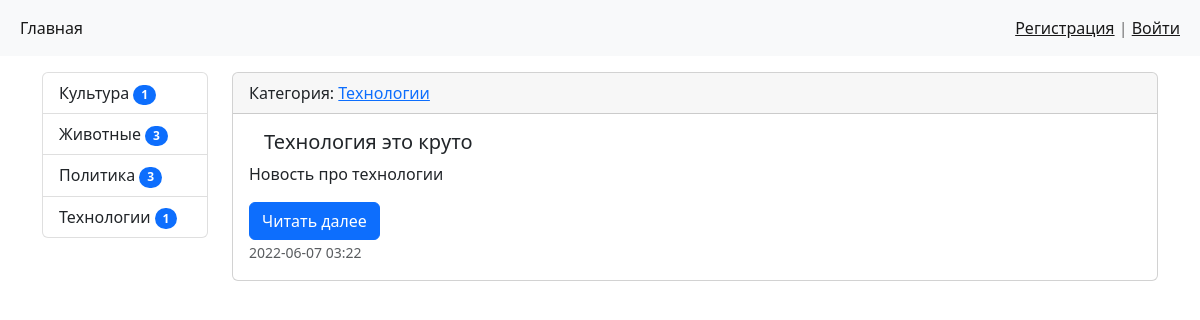
Before: /category/5/ with the older database file.
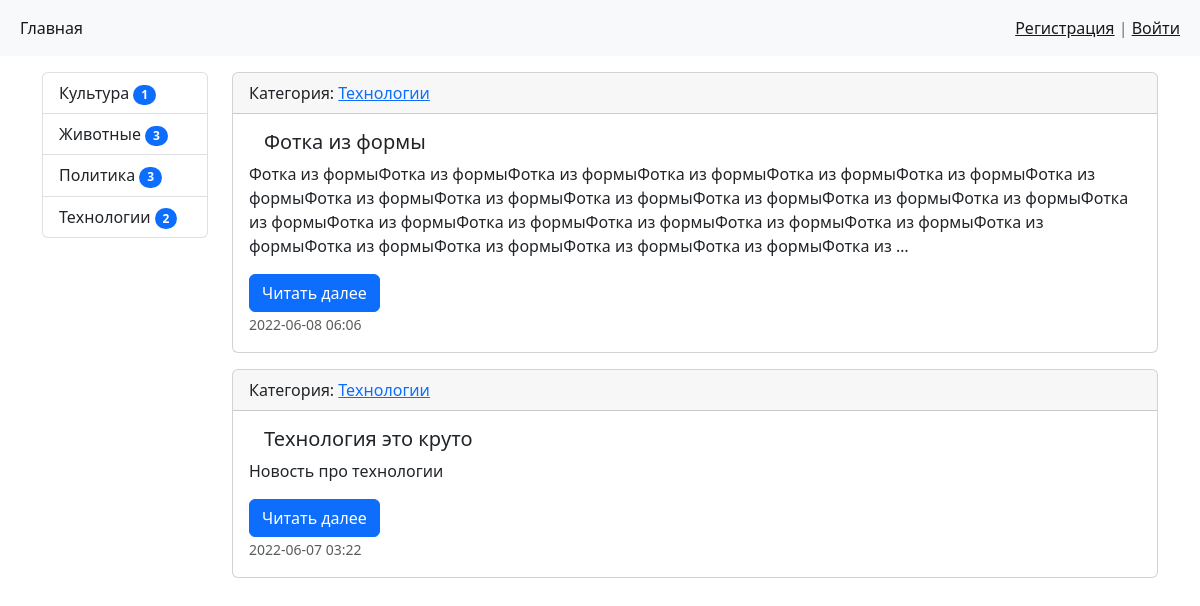
After: the same page with the newer database file.
### news/models.py (models this page shows, shortened)
class Category(models.Model):
    title = models.CharField(max_length=150, db_index=True, verbose_name='Наименование категории')
    def get_absolute_url(self):
        return reverse_lazy('category', kwargs={'category_id': self.pk})
    def __str__(self):
        return self.title
    class Meta:
        verbose_name = 'Категория'
        verbose_name_plural = 'Категории'
        ordering = ['title']

class News(models.Model):
    title = models.CharField(max_length=150, verbose_name='Наименование')
    content = models.TextField(blank=True, verbose_name='Конетент')
    created_at = models.DateTimeField(auto_now_add=True, verbose_name='Дата загрузки')
    updated_at = models.DateTimeField(auto_now=True, verbose_name='Обновлено')
    photo = models.ImageField(upload_to='photo/%Y/%m/%d/', verbose_name='Фото', blank=True)
    is_published = models.BooleanField(default=True, verbose_name='Опубликовано')
    category = models.ForeignKey('Category', on_delete=models.PROTECT, null=True, verbose_name='Категория')
    cnt_views = models.IntegerField(default=0)
    def get_absolute_url(self):
        return reverse_lazy('read_more_button', kwargs={'pk': self.pk})
    class Meta:
        verbose_name = 'Новость'
        verbose_name_plural = 'Новости'
        ordering = ['-created_at']

### news/views.py (the view)
# urls.py: path('category/<int:category_id>/', views.CategoryNews.as_view(), name='category'),
class CategoryNews(ListView):
    paginate_by = 2
    model = News
    template_name = 'news/category.html'
    context_object_name = 'news'
    allow_empty = False
    def get_queryset(self):
        return News.objects.filter(category_id=self.kwargs['category_id'],
                                   is_published=True).select_related('category')
    def get_context_data(self, *, object_list=None, **kwargs):
        context = super().get_context_data(**kwargs)
        context['title'] = Category.objects.get(pk=self.kwargs['category_id'])
        return context

### news/templatetags/news_tags.py (called while the page is built)
@register.simple_tag(name='get_all_cat')
def get_categories():
    return Category.objects.annotate(cnt=Count('news', filter=F('news__is_published'))).filter(cnt__gt=0)

### news/templates/news/category.html (shortened to what this page needs)
{% extends 'base.html' %}
{% block sidebar %}{{ block.super }}{% endblock %}
{% block content %}
{% for item in news %}
<div class="card mb-3">
    <div class="card-header">
        {% if item.category %}
        Категория: <a href="{% url 'category' item.category.pk %}">{{ item.category }}</a>
        {% else %}
        без категории
        {% endif %}
    </div>
    <div>
        <div class="card-body">
            <div class="media-body">
                <h5 class="card-title">{{ item.title }}</h5>
                <p class="card-text">{{ item.content | linebreaksbr | truncatewords:50 }}</p>
                <a href="{{ item.get_absolute_url }}" class="btn btn-primary">Читать далее</a>
                <p class="card-text"><small class="text-muted">{{ item.created_at | date:"Y-m-d H:i" }}</small></p>
            </div>
        </div>
    </div>
</div>
{% endfor %}
{% endblock %}

### templates/base.html (shortened to what this page needs)
<!doctype html>
<html lang="ru">
<head>
    {% load static %}
    <link href="{% static 'bootstrap/css/bootstrap.min.css' %}" rel="stylesheet">
    <link href="{% static 'css/style.css' %}" rel="stylesheet">
</head>
<body>
{% include 'inc/_nav.html' %}
<div class="container mt-3">
    <div class="row">
        <div class="col-md-2">
            {% block sidebar %}
            {% include 'inc/_sidebar.html' %}
            {% endblock %}
        </div>
        <div class="col-md-10">
            {% block content %}{% endblock %}
        </div>
    </div>
</div>
</body>
</html>

### templates/inc/_nav.html (shortened to what this page needs)
<nav class="navbar navbar-expand-lg bg-light">
    <div class="container-fluid">
        <div class="collapse navbar-collapse" id="navbarNav">
            <ul class="navbar-nav">
                <li class="nav-item">
                    <a class="nav-link active" aria-current="page" href="{% url 'home' %}">Главная</a>
                </li>
            </ul>
        </div>
        <span class="navbar-text px-2">
            {% if user.is_authenticated %}
                Добро пожаловать, {{ user.username }} | <a href="{% url 'logout' %}">Выйти</a>
            {% else %}
                <a href="{% url 'register' %}">Регистрация</a> | <a href="{% url 'login' %}">Войти</a>
            {% endif %}
        </span>
    </div>
</nav>

### templates/inc/_sidebar.html (shortened to what this page needs)
{% load news_tags %}
<div class="list-group">
    {% get_all_cat as categories %}
    {% for item in categories %}
    <a href="{{ item.get_absolute_url }}" class="list-group-item list-group-item-action">{{ item.title }}
        <span class="badge bg-primary rounded-pill">{{ item.cnt }}</span></a>
    {% endfor %}
</div>

Changed rows visible on the page:
computed for Category "Технологии": cnt "1" → "2"
added News: category "Технологии", title "Фотка из формы", content "Фотка из формыФотка из формыФотка из формыФотка из формыФотка из формыФотка из формыФотка из формыФотка из формыФотка из формыФотка из формыФотка из формыФотка из формыФотка из формыФотка из формыФотка из формыФотка из формыФотка из формыФотка из формыФотка из формыФотка из формыФотка из формыФотка из формыФотка из формыФотка из формыФотка из …", created_at "2022-06-08 06:06"
